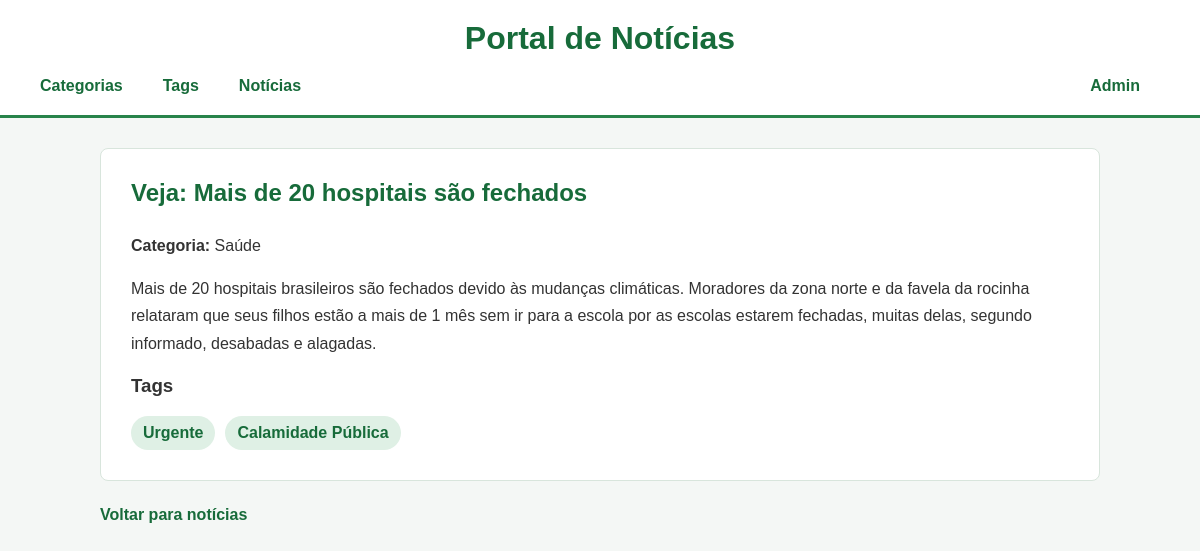
The page /noticias/2/ on the database its author committed.
### noticias/models.py (models this page shows, shortened)
class Noticia(models.Model):
    titulo = models.CharField(max_length=300)
    texto = models.TextField()
    categoria = models.ForeignKey(
        Categoria,
        on_delete=models.CASCADE,
        related_name='noticias'
    )
    tags = models.ManyToManyField(
        Tag,
        related_name='noticias'
    )

class Categoria(models.Model):
    nome = models.CharField(max_length=200)

class Tag(models.Model):
    titulo = models.CharField(max_length=150)

### noticias/views.py (the view)
# urls.py: path('noticias/<int:id>/', views.detalhe_noticias, name='detalhe_noticias'),
def detalhe_noticias(request, id):
    noticia = Noticia.objects.get(id=id)
    return render(request, 'noticias/detalhe.html', {'noticia': noticia})

### noticias/templates/noticias/detalhe.html (shortened to what this page needs)
{% extends 'base.html' %}
{% load static %}
{% block content %}
<article class="noticia">
    <h2>{{ noticia.titulo }}</h2>
    <p>
        <strong>Categoria:</strong>
        {{ noticia.categoria.nome }}
    </p>
    <p>
        {{ noticia.texto }}
    </p>
    <h3>Tags</h3>
    <div class="tags">
        {% for tag in noticia.tags.all %}
            <span>{{ tag.titulo }}</span>
        {% empty %}
            <p>Esta notícia não possui tags.</p>
        {% endfor %}
    </div>
</article>
<a class="voltar" href="{% url 'lista_noticias' %}">
    Voltar para notícias
</a>
{% endblock %}

### static/css/style.css (style rules this page uses)
* { box-sizing: border-box; }
body { margin: 0; font-family: Arial, sans-serif; background-color: #f4f7f5; color: #333; }
h2 { color: #176b3a; margin-bottom: 25px; }
.noticia { background-color: white; padding: 30px; border-radius: 8px; border: 1px solid #d8e5dc; }
.noticia h2 { margin-top: 0; }
.noticia p { line-height: 1.7; }
.tags { display: flex; gap: 10px; flex-wrap: wrap; }
.tags span { background-color: #dff0e5; color: #176b3a; padding: 8px 12px; border-radius: 20px; font-weight: bold; }
.voltar { display: inline-block; margin-top: 25px; color: #176b3a; font-weight: bold; text-decoration: none; }

### rows shown on the page
Noticia: titulo "Veja: Mais de 20 hospitais são fechados", categoria.nome "Saúde", texto "Mais de 20 hospitais brasileiros são fechados devido às mudanças climáticas. Moradores da zona norte e da favela da rocinha relataram que seus filhos estão a mais de 1 mês sem ir para a escola por as escolas estarem fechadas, muitas delas, segundo informado, desabadas e alagadas."
Tag: titulo "Urgente"
Tag: titulo "Calamidade Pública"
